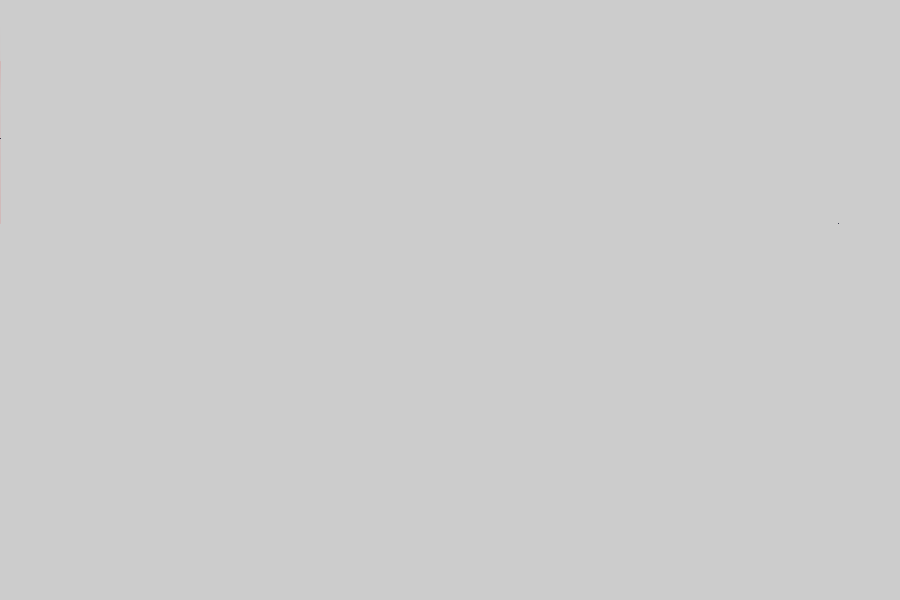
Frame 1 (no input)
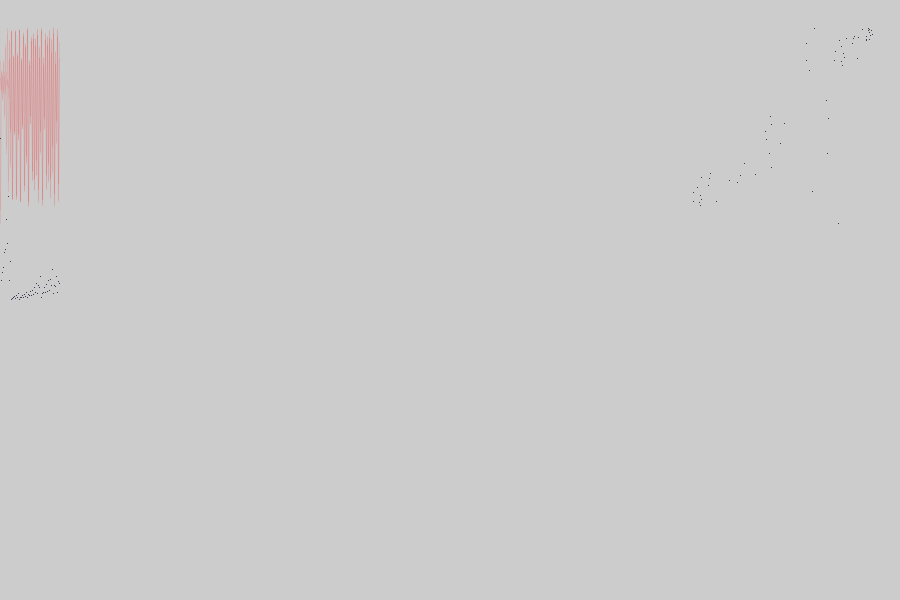
Frame 60 (the mouse pressed at the canvas centre just before this capture)
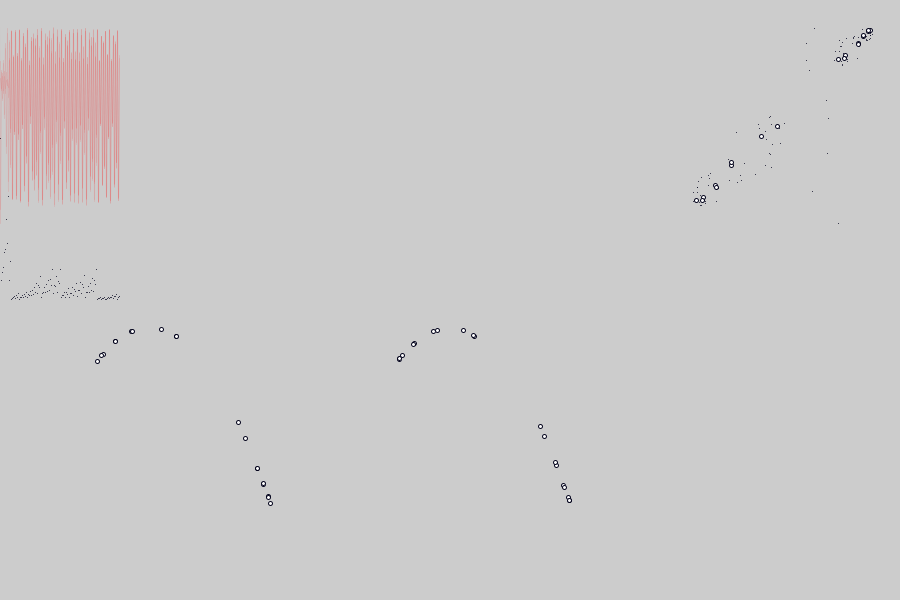
Frame 120 (the mouse held since frame 60 and released just before this capture)

The Processing sketch that drew these frames (run headless with seeded random() and noise(); from frame 60 on, the mouse is pressed at the canvas centre):

// Processing sketch: synchronizacjaczesc2
// ── synchronizacjaczesc2.pde
class singiel //typ złożony
{
  //pola obiektu czyli dane 
  float x1,x2;
  float r;// wspolczynik kontroli
  float alfa; //jedno z pól, zależne do czego używamy obiektu, tu wartośc sychronizacji
  
  //metody   kazda klasa ma jedna metode ktora nazywa sie jak nazwa klasy
  singiel(float iX,float iR,float iAlfa)// konstruktor nie ma wart zwracanej, nadaje stan obiektowi, wszystkie pola musza miec wartosc nie przypadkowa
  {
    x1=x2=iX; r=iR; alfa=iAlfa;
  }
  //zwykła metoda, czyli zmienia wartosc przynajmniej jednego pola
  void next()
  {
    x1=x2;
    x2=x1*r*(1-x1);
  }
}

  void next4couple(singiel F,singiel S)
  {
    //Wpływ wzajemny na X-y
    F.x2=F.x2*(1-F.alfa)+S.x2*F.alfa;
    S.x2=S.x2*(1-S.alfa)+F.x2*S.alfa;
    //Zmiana stanu
    F.next();
    S.next();
  }
  
//zdefiniowaliśmy klasę, teraz jej użyjemy, wspólczynnik spięcia, synchronizacji
final  float DefaultAlfa=0.1;
int Rozbieg=100;
singiel First, Second;// uchwyty do obiektow, zwykla liczbe float czy intriger, to ze je zadeklarujemy nie oznacza ze istnieja. obiekty powstana dalej, wiec ten uchwyci ta co powstanie, wiecej niz jeden moze chwytac
int Ws=300;

void setup()
{
  size(900,600);//3*Ws , 2* Ws
  
 // First=new singlel // tworzymy nowy obiekt, bedzie typu singiel wpisujem konstrukt singiel
 First=new singiel(random(1.0), 3.5+random(0.5), DefaultAlfa);// 3,5 do 5 bo patrzymy na synchronnizacje w chaosie, wtedy jest najciekawsza
 Second=new singiel(random(1.0), 3.5+random(0.5), DefaultAlfa);//dwaa systey od siebie niezależne, wpływając na alfa możemy zwiekszac ich wzajmna synchronizacje
 
 println("1st:",First.x1+" "+First.r+" alfa:"+First.alfa);//uchwyt do biektu, robi za nazwe obiektu, kropka i nazwa pola wiec czytamy nazew pola lub mozna z funkcja
 println("2st:",Second.x1+" "+Second.r+" alfa:"+Second.alfa);
}
int N=0;

float G=0;
float B=255;
float Red=255;

float scaleY(double X)
{
  return Ws-(float)X*Ws;
}

void draw()
{
  next4couple(First,Second);
  println("1st:",First.x1,"\t2nd:",Second.x1);
  if(N<2*Ws)
  {
    stroke(Red,0,0,25);
    line(N-1,scaleY(First.x1),N,scaleY(First.x2));//musimy napisac z ktorego obiektu bierzemy x1,x2
    
    stroke(Red,0,0,25);
    line(N-1,scaleY(Second.x1),N,scaleY(Second.x2));
    stroke(0,0,25);
  
    point(N,scaleY(abs(First.x2-Second.x2)));
    point(2*Ws+First.x2*Ws,scaleY(Second.x2));
    
    if(N>Rozbieg)//to wyrzucić to będzie widać doście do atraktora
    {
       ellipse(2*Ws+First.x2*Ws,scaleY(Second.x2),4.0,4.0);
       ellipse(First.x1*Ws,Ws+scaleY(First.x2),4.0,4.0);
       ellipse(Ws+Second.x1*Ws,Ws+scaleY(Second.x2),4.0,4.0);
    }
    
    N++; // tu kończymy wyrzucanie
  }
  else
  {
    N=0;
    println("realFM:",frameRate,"\tX=",First.x1,Second.x2);
    First.x2=random(1.0);
    Second.x2=random(1.0);
    G=random(255);B=random(255);Red=random(255);
  }

}
